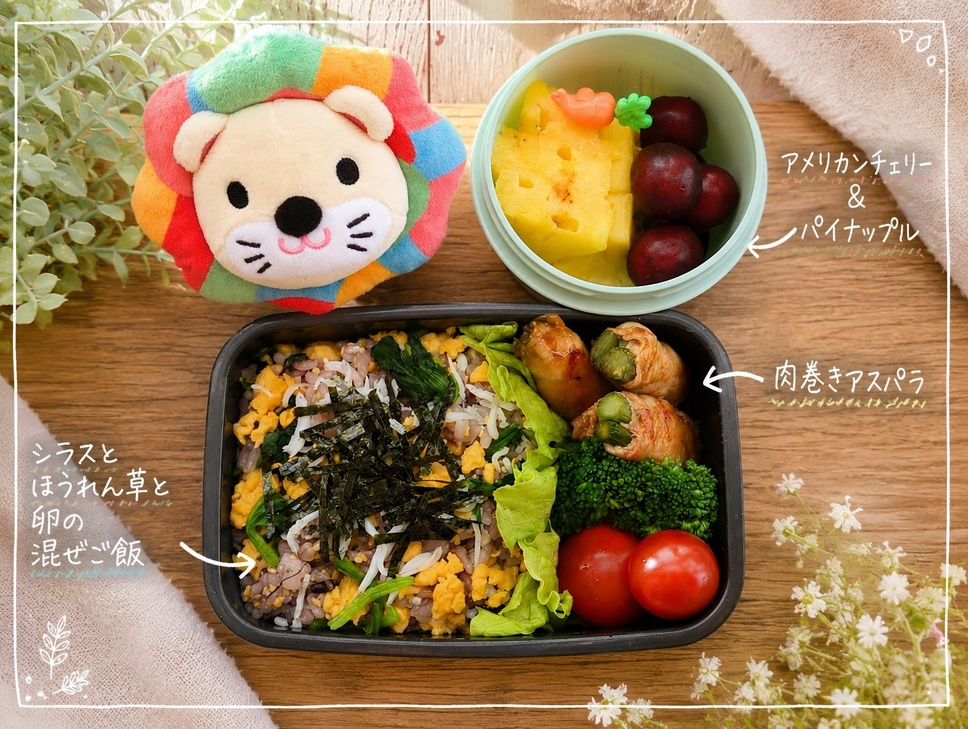
#> input picture ChatGPT Image 2026年5月19日 19_48_53.jpg, 968 x 729 px, shrunk from 1446 x 1088 before the run
$ python brighten.py '../ChatGPT Image 2026年5月19日 19_48_53.jpg'
#> lines starting #> are read from the running program, lines starting #| are printed output that depends on the picture
#!/usr/bin/env python3
# =========================================================
# お弁当写真をやさしく明るくする（共通処理）
#
#   ・目標の明るさ TARGET（約140）を下回る写真だけを持ち上げる
#   ・「ガンマ補正」で暗い部分〜中間だけを明るくし、
#     白い部分（タルタルソース等）は飛ばさず守る
#   ・もともと明るい写真はそのまま（暗くしない）
#
#   使い方:
#     python3 tools/brighten.py 画像ファイル [画像ファイル...]
# =========================================================
import sys, math
from PIL import Image, ImageEnhance, ImageStat

TARGET = 140       # 目指す平均の明るさ（0-255）
DEADZONE = 138     # これ以上明るい写真はさわらない
GAMMA_CAP = 1.6    # 暗すぎる写真を上げすぎない上限
COLOR = 1.04       # ほんの少しだけ彩りを足す（美味しそうに）

def luminance_mean(im):
    return ImageStat.Stat(im.convert("L")).mean[0]

def brighten(im):
    im = im.convert("RGB")
    mean = luminance_mean(im)
    if mean >= DEADZONE:
        return im, mean, mean, 1.0  # すでに十分明るい → そのまま
    # 平均を TARGET に近づけるガンマを計算（白(255)は255のまま＝白飛びしない）
    gamma = math.log(mean / 255.0) / math.log(TARGET / 255.0)
    gamma = max(1.0, min(GAMMA_CAP, gamma))
    lut = [round(255 * ((i / 255.0) ** (1.0 / gamma))) for i in range(256)] * 3
    out = im.point(lut)
    out = ImageEnhance.Color(out).enhance(COLOR)
    return out, mean, luminance_mean(out), gamma

def highlight_pct(im):
    # ほぼ真っ白(>=250)なピクセルの割合（白飛びの目安）
    g = im.convert("L")
    hist = g.histogram()
    return 100.0 * sum(hist[250:]) / (g.width * g.height)

if __name__ == "__main__":
    for path in sys.argv[1:]:
        im = Image.open(path)
#> im is the input picture: PIL image 968x729 RGB; mean R, G, B 158.8, 129.4, 90.9
        before_hi = highlight_pct(im)
#> in highlight_pct, `g = im.convert("L")`:
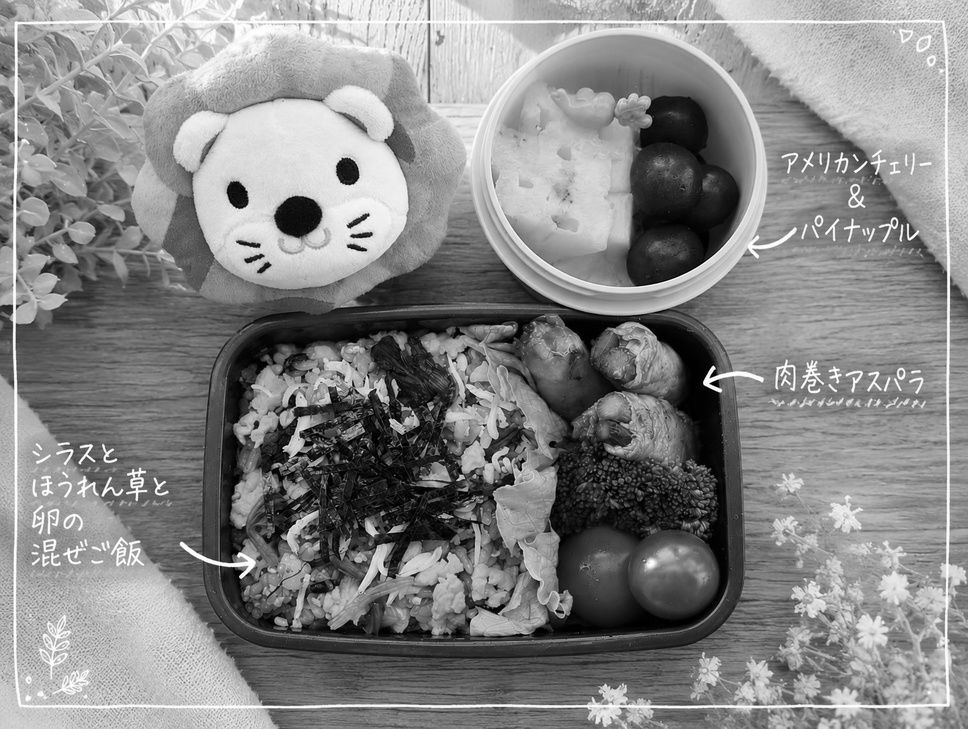
#> g: PIL image 968x729 L; min 0, max 255, mean 133.8
#> in highlight_pct, `hist = g.histogram()`: hist = 256 values, max 5125 at index 158, min 108 at index 255, mean 2756.5
#> before_hi = 0.905
        out, m0, m1, g = brighten(im)
#> in brighten, `mean = luminance_mean(im)`: mean = 133.8
#> in brighten, `gamma = math.log(mean / 255.0) / math.log(TARGET / 255.0)`: gamma = 1.08
#> in brighten, `lut = [round(255 * ((i / 255.0) ** (1.0 / gamma))) for i in range(256)..`: lut = 768 values, max 255 at index 255, min 0 at index 0, mean 132.1
#> m0 = 133.8; m1 = 138; g = 1.08
        after_hi = highlight_pct(out)
#> after_hi = 0.873
        if g == 1.0:
            print(f"{path}: 明るさ{m0:.0f} → そのまま（十分明るい）")
        else:
            out.save(path, "JPEG", quality=88, optimize=True)
            print(f"{path}: 明るさ{m0:.0f}→{m1:.0f} (γ={g:.2f}) / 白飛び {before_hi:.1f}%→{after_hi:.1f}%")
#| ../ChatGPT Image 2026年5月19日 19_48_53.jpg: 明るさ134→138 (γ=1.08) / 白飛び 0.9%→0.9%

$ run again, on ChatGPT Image 2026年6月23日 07_54_39.jpg
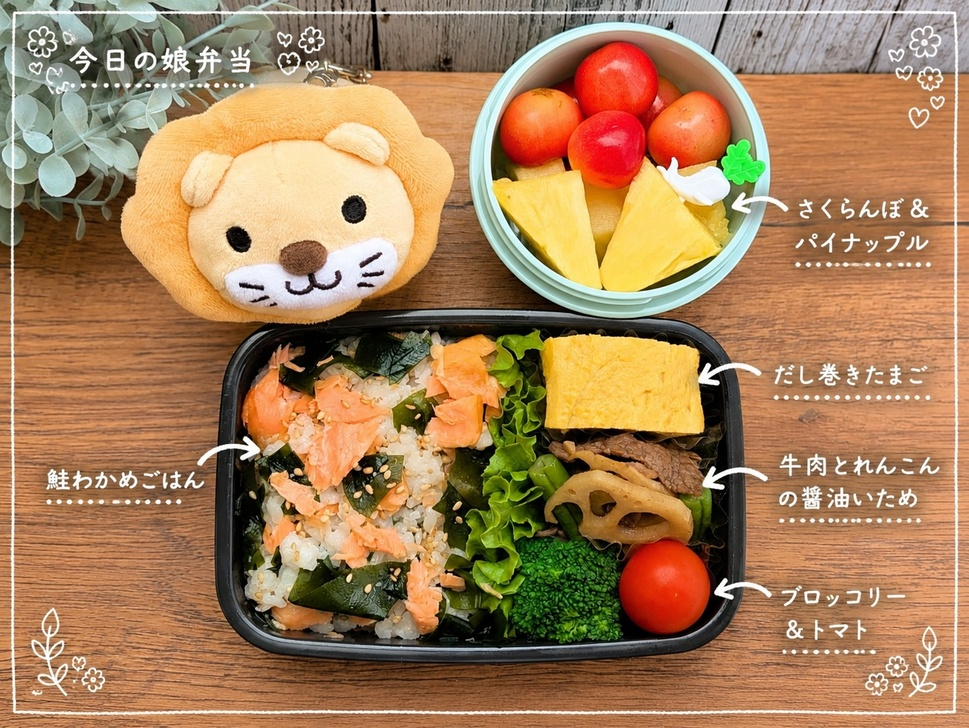
#> input picture ChatGPT Image 2026年6月23日 07_54_39.jpg, 969 x 728 px, shrunk from 1447 x 1087 before the run
#> im is the input picture: PIL image 969x728 RGB; mean R, G, B 166.3, 128.3, 90
#> in highlight_pct, `g = im.convert("L")`:
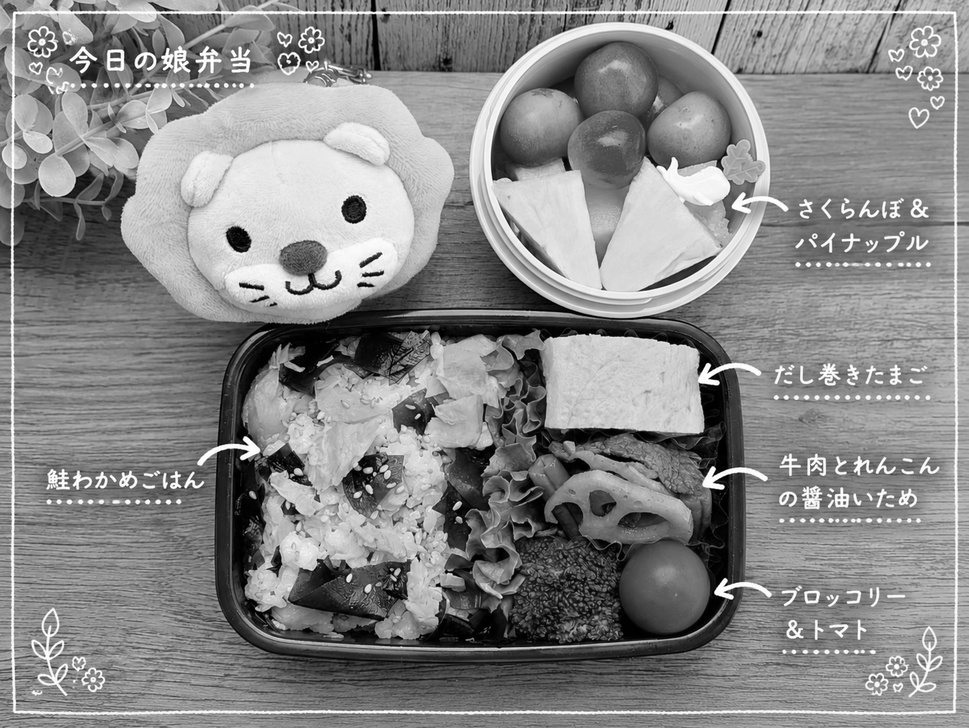
#> g: PIL image 969x728 L; min 0, max 255, mean 135.3
#> hist = 256 values, max 6512 at index 140, min 493 at index 255, mean 2755.6
#> before_hi = 1.01
#> mean = 135.3
#> gamma = 1.06
#> lut = 768 values, max 255 at index 255, min 0 at index 0, mean 131
#> `out, m0, m1, g = brighten(im)`: m0 = 135.3; m1 = 138.4; g = 1.06
#> after_hi = 0.971
#| ../ChatGPT Image 2026年6月23日 07_54_39.jpg: 明るさ135→138 (γ=1.06) / 白飛び 1.0%→1.0%

$ run again, on PXL_20260408_214656342.PORTRAIT.ORIGINAL.jpg
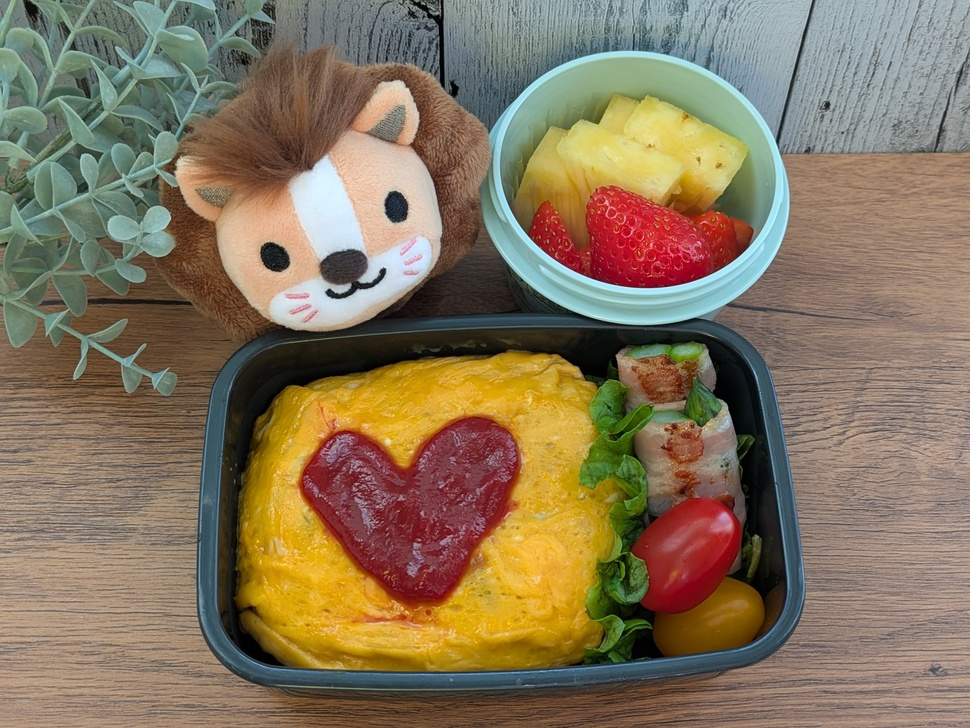
#> input picture PXL_20260408_214656342.PORTRAIT.ORIGINAL.jpg, 970 x 728 px, shrunk from 2502 x 1878 before the run
#> im is the input picture: PIL image 970x728 RGB; mean R, G, B 134.1, 117.3, 92.1
#> hist = 256 values, max 6313 at index 144, min 0 at index 244, mean 2758.4
#> before_hi = 0
#> mean = 119.5
#> gamma = 1.26
#> lut = 768 values, max 255 at index 255, min 0 at index 0, mean 142.3
#> in brighten, `out = im.point(lut)`:
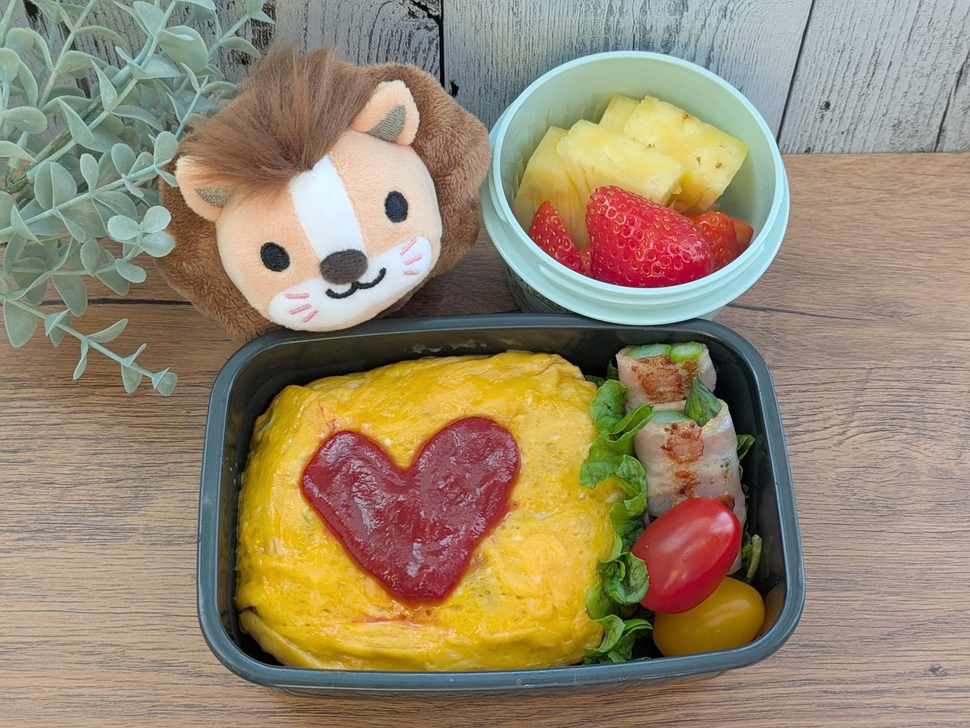
#> out: PIL image 970x728 RGB; mean R, G, B 151, 135.3, 110
#> `out, m0, m1, g = brighten(im)`: m0 = 119.5; m1 = 136.6; g = 1.26
#> in highlight_pct (call 2), `g = im.convert("L")`:
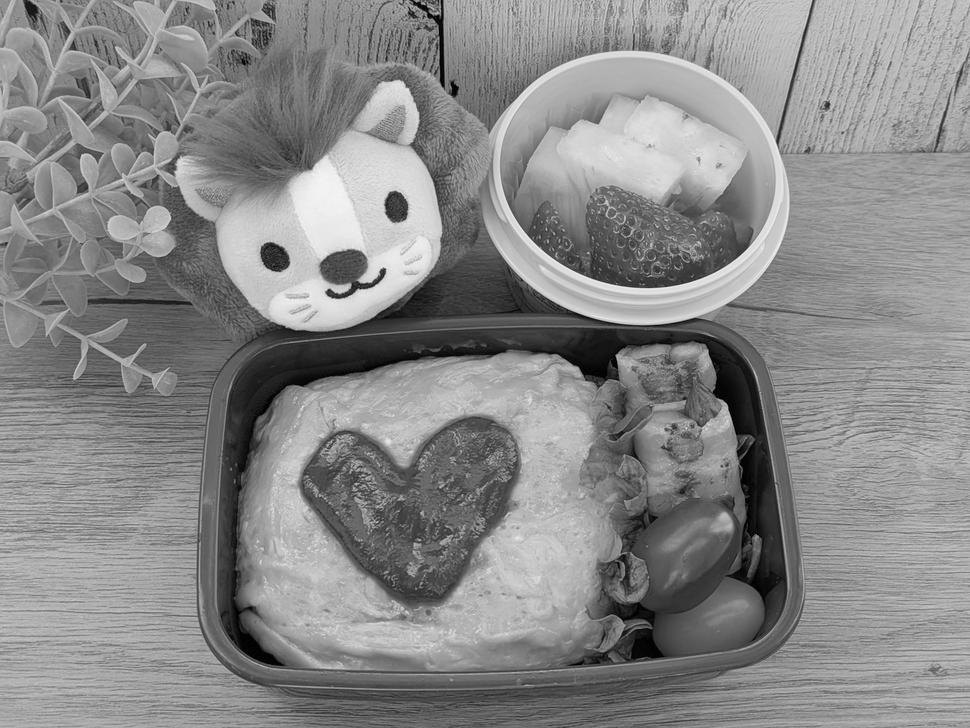
#> g: PIL image 970x728 L; min 0, max 245, mean 136.6
#> hist = 256 values, max 7654 at index 164, min 0 at index 246, mean 2758.4
#> after_hi = 0
#| ../PXL_20260408_214656342.PORTRAIT.ORIGINAL.jpg: 明るさ119→137 (γ=1.26) / 白飛び 0.0%→0.0%
